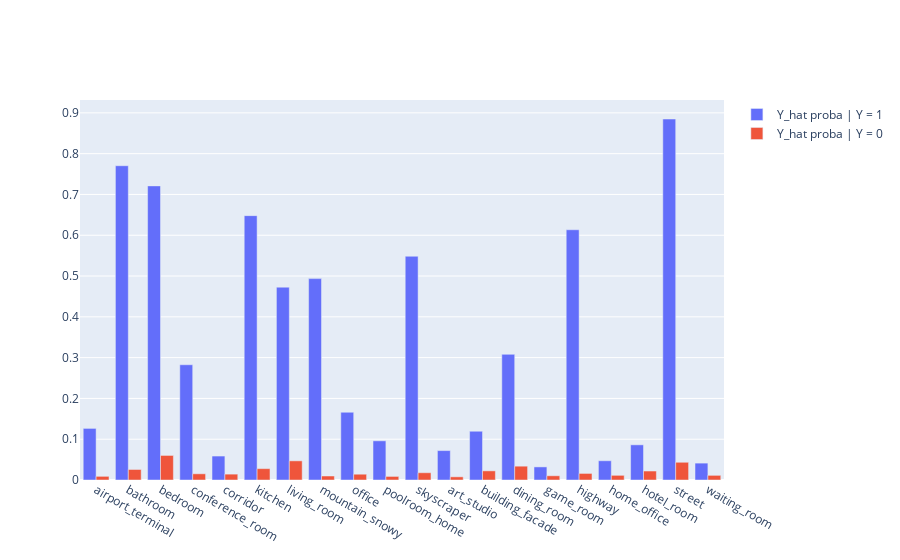

Notebook cell for this chart:
### Code cell
Y_hat_val = np.array(train_results["Y_hat_val"])
Y_val = np.array(train_results["Y_val"])

pos_probas, neg_probas = [], []
for class_, idx in LABEL_IDXS.items():
    pos_probas.append(Y_hat_val[np.where(Y_val[:, idx] != 0), idx].mean())
    neg_probas.append(Y_hat_val[np.where(Y_val[:, idx] == 0), idx].mean())
go.Figure([
    go.Bar(x=list(LABEL_IDXS), y=pos_probas, name="Y_hat proba | Y = 1"),
    go.Bar(x=list(LABEL_IDXS), y=neg_probas, name="Y_hat proba | Y = 0")
]).show()

### Figure 1 — Plotly figure (JSON) as saved in the notebook; plotly's stock layout.template omitted (floating-point values rounded to 4 significant figures)
{"data": [{"name": "Y_hat proba | Y = 1", "type": "bar", "x": ["airport_terminal", "bathroom", "bedroom", "conference_room", "corridor", "kitchen", "living_room", "mountain_snowy", "office", "poolroom_home", "skyscraper", "art_studio", "building_facade", "dining_room", "game_room", "highway", "home_office", "hotel_room", "street", "waiting_room"], "y": [0.1265, 0.7704, 0.721, 0.2825, 0.0587, 0.6481, 0.4727, 0.4937, 0.1661, 0.09605, 0.5485, 0.07209, 0.1195, 0.308, 0.03212, 0.6135, 0.0472, 0.08624, 0.885, 0.04137]}, {"name": "Y_hat proba | Y = 0", "type": "bar", "x": ["airport_terminal", "bathroom", "bedroom", "conference_room", "corridor", "kitchen", "living_room", "mountain_snowy", "office", "poolroom_home", "skyscraper", "art_studio", "building_facade", "dining_room", "game_room", "highway", "home_office", "hotel_room", "street", "waiting_room"], "y": [0.008964, 0.02579, 0.06021, 0.0152, 0.01438, 0.02782, 0.04694, 0.009796, 0.0142, 0.008779, 0.01784, 0.007782, 0.02238, 0.03389, 0.01033, 0.01611, 0.01144, 0.02198, 0.04347, 0.01139]}], "layout": {"autosize": true, "xaxis": {"autorange": true, "range": [-0.5, 19.5], "type": "category"}, "yaxis": {"autorange": true, "range": [0, 0.9315], "type": "linear"}}}
